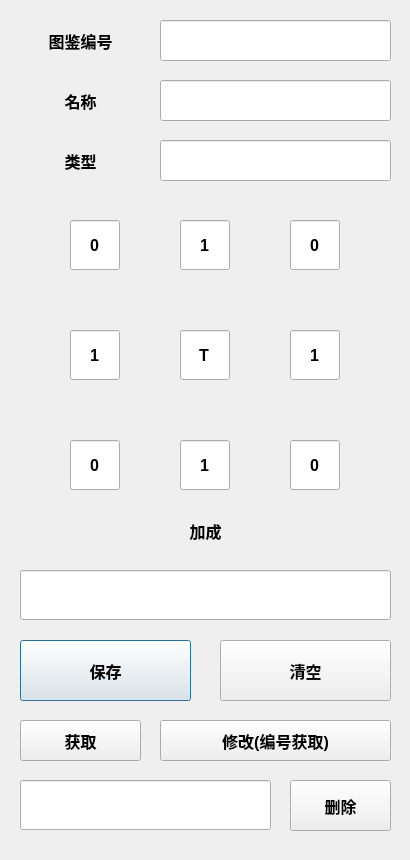
<?xml version="1.0" encoding="UTF-8"?>
<ui version="4.0">
 <class>Dialog_add_effect</class>
 <widget class="QDialog" name="Dialog_add_effect">
  <property name="geometry">
   <rect>
    <x>0</x>
    <y>0</y>
    <width>410</width>
    <height>860</height>
   </rect>
  </property>
  <property name="windowTitle">
   <string>Dialog</string>
  </property>
  <widget class="QLabel" name="label_4">
   <property name="geometry">
    <rect>
     <x>20</x>
     <y>510</y>
     <width>371</width>
     <height>41</height>
    </rect>
   </property>
   <property name="font">
    <font>
     <pointsize>12</pointsize>
     <weight>75</weight>
     <bold>true</bold>
    </font>
   </property>
   <property name="text">
    <string>加成</string>
   </property>
   <property name="alignment">
    <set>Qt::AlignCenter</set>
   </property>
  </widget>
  <widget class="QLabel" name="label_3">
   <property name="geometry">
    <rect>
     <x>20</x>
     <y>140</y>
     <width>121</width>
     <height>41</height>
    </rect>
   </property>
   <property name="font">
    <font>
     <pointsize>12</pointsize>
     <weight>75</weight>
     <bold>true</bold>
    </font>
   </property>
   <property name="text">
    <string>类型</string>
   </property>
   <property name="alignment">
    <set>Qt::AlignCenter</set>
   </property>
  </widget>
  <widget class="QLabel" name="label">
   <property name="geometry">
    <rect>
     <x>20</x>
     <y>20</y>
     <width>121</width>
     <height>41</height>
    </rect>
   </property>
   <property name="font">
    <font>
     <pointsize>12</pointsize>
     <weight>75</weight>
     <bold>true</bold>
    </font>
   </property>
   <property name="text">
    <string>图鉴编号</string>
   </property>
   <property name="alignment">
    <set>Qt::AlignCenter</set>
   </property>
  </widget>
  <widget class="QLabel" name="label_2">
   <property name="geometry">
    <rect>
     <x>20</x>
     <y>80</y>
     <width>121</width>
     <height>41</height>
    </rect>
   </property>
   <property name="font">
    <font>
     <pointsize>12</pointsize>
     <weight>75</weight>
     <bold>true</bold>
    </font>
   </property>
   <property name="text">
    <string>名称</string>
   </property>
   <property name="alignment">
    <set>Qt::AlignCenter</set>
   </property>
  </widget>
  <widget class="QLineEdit" name="lineEdit_No">
   <property name="geometry">
    <rect>
     <x>160</x>
     <y>20</y>
     <width>231</width>
     <height>41</height>
    </rect>
   </property>
   <property name="font">
    <font>
     <pointsize>12</pointsize>
     <weight>75</weight>
     <bold>true</bold>
    </font>
   </property>
   <property name="alignment">
    <set>Qt::AlignCenter</set>
   </property>
  </widget>
  <widget class="QLineEdit" name="lineEdit_Name">
   <property name="geometry">
    <rect>
     <x>160</x>
     <y>80</y>
     <width>231</width>
     <height>41</height>
    </rect>
   </property>
   <property name="font">
    <font>
     <pointsize>12</pointsize>
     <weight>75</weight>
     <bold>true</bold>
    </font>
   </property>
   <property name="alignment">
    <set>Qt::AlignCenter</set>
   </property>
  </widget>
  <widget class="QLineEdit" name="lineEdit_Type">
   <property name="geometry">
    <rect>
     <x>160</x>
     <y>140</y>
     <width>231</width>
     <height>41</height>
    </rect>
   </property>
   <property name="font">
    <font>
     <pointsize>12</pointsize>
     <weight>75</weight>
     <bold>true</bold>
    </font>
   </property>
   <property name="alignment">
    <set>Qt::AlignCenter</set>
   </property>
  </widget>
  <widget class="QLineEdit" name="lineEdit_L1">
   <property name="geometry">
    <rect>
     <x>70</x>
     <y>220</y>
     <width>50</width>
     <height>50</height>
    </rect>
   </property>
   <property name="font">
    <font>
     <pointsize>12</pointsize>
     <weight>75</weight>
     <bold>true</bold>
    </font>
   </property>
   <property name="text">
    <string>0</string>
   </property>
   <property name="alignment">
    <set>Qt::AlignCenter</set>
   </property>
  </widget>
  <widget class="QLineEdit" name="lineEdit_L2">
   <property name="geometry">
    <rect>
     <x>180</x>
     <y>220</y>
     <width>50</width>
     <height>50</height>
    </rect>
   </property>
   <property name="font">
    <font>
     <pointsize>12</pointsize>
     <weight>75</weight>
     <bold>true</bold>
    </font>
   </property>
   <property name="text">
    <string>1</string>
   </property>
   <property name="alignment">
    <set>Qt::AlignCenter</set>
   </property>
  </widget>
  <widget class="QLineEdit" name="lineEdit_L3">
   <property name="geometry">
    <rect>
     <x>290</x>
     <y>220</y>
     <width>50</width>
     <height>50</height>
    </rect>
   </property>
   <property name="font">
    <font>
     <pointsize>12</pointsize>
     <weight>75</weight>
     <bold>true</bold>
    </font>
   </property>
   <property name="text">
    <string>0</string>
   </property>
   <property name="alignment">
    <set>Qt::AlignCenter</set>
   </property>
  </widget>
  <widget class="QLineEdit" name="lineEdit_L4">
   <property name="geometry">
    <rect>
     <x>70</x>
     <y>330</y>
     <width>50</width>
     <height>50</height>
    </rect>
   </property>
   <property name="font">
    <font>
     <pointsize>12</pointsize>
     <weight>75</weight>
     <bold>true</bold>
    </font>
   </property>
   <property name="text">
    <string>1</string>
   </property>
   <property name="alignment">
    <set>Qt::AlignCenter</set>
   </property>
  </widget>
  <widget class="QLineEdit" name="lineEdit_L5">
   <property name="geometry">
    <rect>
     <x>180</x>
     <y>330</y>
     <width>50</width>
     <height>50</height>
    </rect>
   </property>
   <property name="font">
    <font>
     <pointsize>12</pointsize>
     <weight>75</weight>
     <bold>true</bold>
    </font>
   </property>
   <property name="text">
    <string>T</string>
   </property>
   <property name="alignment">
    <set>Qt::AlignCenter</set>
   </property>
  </widget>
  <widget class="QLineEdit" name="lineEdit_L6">
   <property name="geometry">
    <rect>
     <x>290</x>
     <y>330</y>
     <width>50</width>
     <height>50</height>
    </rect>
   </property>
   <property name="font">
    <font>
     <pointsize>12</pointsize>
     <weight>75</weight>
     <bold>true</bold>
    </font>
   </property>
   <property name="text">
    <string>1</string>
   </property>
   <property name="alignment">
    <set>Qt::AlignCenter</set>
   </property>
  </widget>
  <widget class="QLineEdit" name="lineEdit_L7">
   <property name="geometry">
    <rect>
     <x>70</x>
     <y>440</y>
     <width>50</width>
     <height>50</height>
    </rect>
   </property>
   <property name="font">
    <font>
     <pointsize>12</pointsize>
     <weight>75</weight>
     <bold>true</bold>
    </font>
   </property>
   <property name="text">
    <string>0</string>
   </property>
   <property name="alignment">
    <set>Qt::AlignCenter</set>
   </property>
  </widget>
  <widget class="QLineEdit" name="lineEdit_L8">
   <property name="geometry">
    <rect>
     <x>180</x>
     <y>440</y>
     <width>50</width>
     <height>50</height>
    </rect>
   </property>
   <property name="font">
    <font>
     <pointsize>12</pointsize>
     <weight>75</weight>
     <bold>true</bold>
    </font>
   </property>
   <property name="text">
    <string>1</string>
   </property>
   <property name="alignment">
    <set>Qt::AlignCenter</set>
   </property>
  </widget>
  <widget class="QLineEdit" name="lineEdit_L9">
   <property name="geometry">
    <rect>
     <x>290</x>
     <y>440</y>
     <width>50</width>
     <height>50</height>
    </rect>
   </property>
   <property name="font">
    <font>
     <pointsize>12</pointsize>
     <weight>75</weight>
     <bold>true</bold>
    </font>
   </property>
   <property name="text">
    <string>0</string>
   </property>
   <property name="alignment">
    <set>Qt::AlignCenter</set>
   </property>
  </widget>
  <widget class="QLineEdit" name="lineEdit_Effect">
   <property name="geometry">
    <rect>
     <x>20</x>
     <y>570</y>
     <width>371</width>
     <height>50</height>
    </rect>
   </property>
   <property name="font">
    <font>
     <pointsize>12</pointsize>
     <weight>75</weight>
     <bold>true</bold>
    </font>
   </property>
   <property name="alignment">
    <set>Qt::AlignCenter</set>
   </property>
  </widget>
  <widget class="QPushButton" name="pushButton_Save">
   <property name="geometry">
    <rect>
     <x>20</x>
     <y>640</y>
     <width>171</width>
     <height>61</height>
    </rect>
   </property>
   <property name="font">
    <font>
     <pointsize>12</pointsize>
     <weight>75</weight>
     <bold>true</bold>
    </font>
   </property>
   <property name="text">
    <string>保存</string>
   </property>
  </widget>
  <widget class="QPushButton" name="pushButton_Save_2">
   <property name="geometry">
    <rect>
     <x>220</x>
     <y>640</y>
     <width>171</width>
     <height>61</height>
    </rect>
   </property>
   <property name="font">
    <font>
     <pointsize>12</pointsize>
     <weight>75</weight>
     <bold>true</bold>
    </font>
   </property>
   <property name="text">
    <string>清空</string>
   </property>
  </widget>
  <widget class="QLineEdit" name="lineEdit_Delete">
   <property name="geometry">
    <rect>
     <x>20</x>
     <y>780</y>
     <width>251</width>
     <height>50</height>
    </rect>
   </property>
   <property name="font">
    <font>
     <pointsize>12</pointsize>
     <weight>75</weight>
     <bold>true</bold>
    </font>
   </property>
   <property name="alignment">
    <set>Qt::AlignCenter</set>
   </property>
  </widget>
  <widget class="QPushButton" name="pushButton_Save_3">
   <property name="geometry">
    <rect>
     <x>290</x>
     <y>780</y>
     <width>101</width>
     <height>51</height>
    </rect>
   </property>
   <property name="font">
    <font>
     <pointsize>12</pointsize>
     <weight>75</weight>
     <bold>true</bold>
    </font>
   </property>
   <property name="text">
    <string>删除</string>
   </property>
  </widget>
  <widget class="QPushButton" name="pushButton_Save_4">
   <property name="geometry">
    <rect>
     <x>20</x>
     <y>720</y>
     <width>121</width>
     <height>41</height>
    </rect>
   </property>
   <property name="font">
    <font>
     <pointsize>12</pointsize>
     <weight>75</weight>
     <bold>true</bold>
    </font>
   </property>
   <property name="text">
    <string>获取</string>
   </property>
  </widget>
  <widget class="QPushButton" name="pushButton_Save_5">
   <property name="geometry">
    <rect>
     <x>160</x>
     <y>720</y>
     <width>231</width>
     <height>41</height>
    </rect>
   </property>
   <property name="font">
    <font>
     <pointsize>12</pointsize>
     <weight>75</weight>
     <bold>true</bold>
    </font>
   </property>
   <property name="text">
    <string>修改(编号获取)</string>
   </property>
  </widget>
 </widget>
 <resources/>
 <connections/>
</ui>
